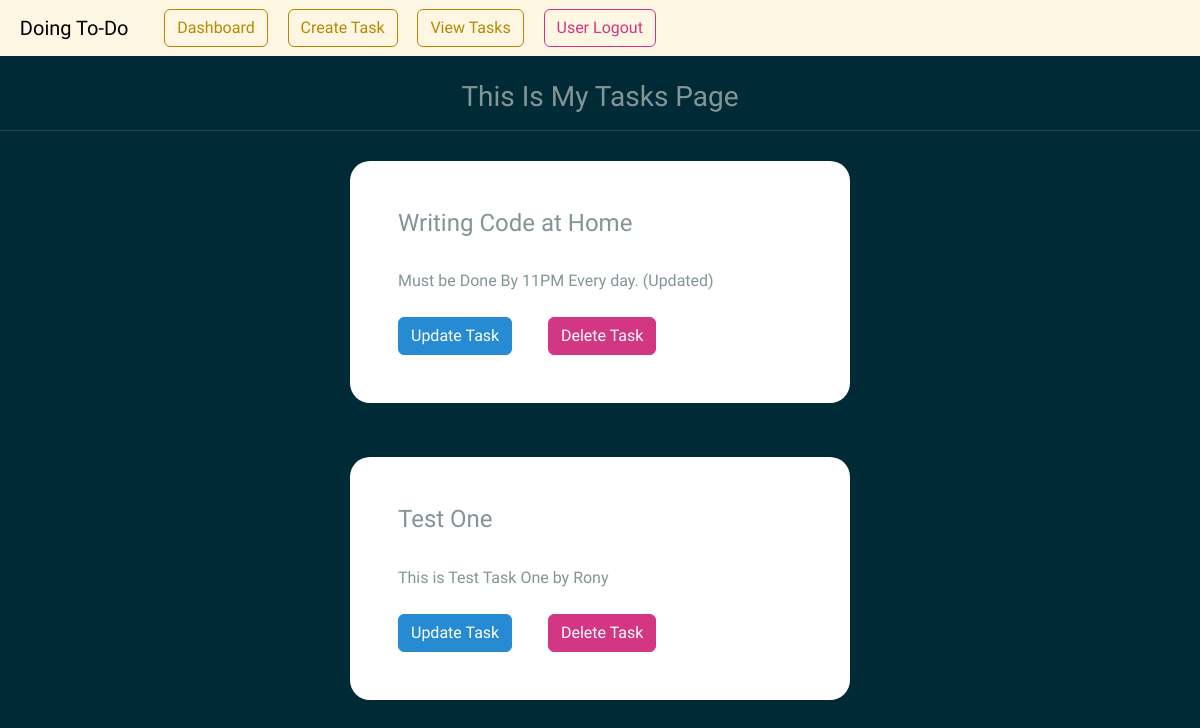
Page /view-tasks/ (signed in) on the earlier database version.
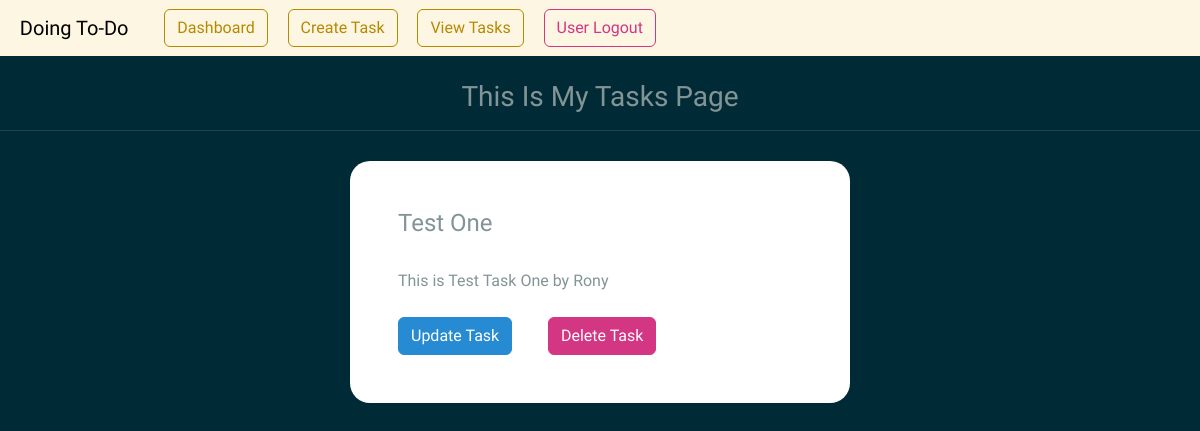
Same page on the later database version.
### todo/models.py (models this page shows)
class Task(models.Model):
    title = models.CharField(max_length=100, null=True)
    content = models.CharField(max_length=1000, null=True, blank=True)
    date_posted  = models.DateTimeField(auto_now_add=True, null=True)
    user = models.ForeignKey(User, max_length=10, on_delete=models.CASCADE, null=True)

### todo/views.py (the view)
# urls.py: path('view-tasks/', views.viewTask, name='view-tasks'),
@login_required(login_url='my-login')
def viewTask(request):
    current_user = request.user.id
    task = Task.objects.all().filter(user=current_user)
    context = {'task':task}
    return render(request, 'profile/view-tasks.html', context=context)

### templates/profile/view-tasks.html (shortened to what this page needs)
{% load static %}
<!DOCTYPE html>
<html lang="en">
<head>
    <link rel="stylesheet" type="text/css" href="https://bootswatch.com/5/solar/bootstrap.min.css">
    <link rel="stylesheet" type="text/css" href="{% static 'css/style.css' %}">
</head>
{% include 'profile/base.html' %}
    <br>
    <h3 class="text-center">This Is My Tasks Page</h3>
    <hr>
    {% for tsk in task %}
    <div class="container bg-white shadow-md p-5 form-layout" style="margin-top: 30px;">
        <h4> {{tsk.title}} </h4>
        <br>
        {{tsk.content}}
        <br><br>
        <a class="btn btn-info navbar-btn" type="button" href="{% url 'update-task' tsk.id %}">Update Task</a>
        <a class="btn btn-danger navbar-btn" type="button" href="{% url 'delete-task' tsk.id %}">Delete Task</a>
    </div>
    <br>
    {% endfor%}
</html>

### templates/profile/base.html (shortened to what this page needs)
{% load static %}
    <nav class="navbar navbar-expand-lg navbar-light bg-light justify-content-center">
        <a class="navbar-brand main-heading" > &nbsp;  &nbsp; Doing To-Do</a>
        <div class="collapse navbar-collapse text-center" id="navbarNavDropdown">
            <ul class="navbar-nav ml-auto">
                <li class="nav-item">
                    <a class="btn btn-outline-primary navbar-btn" type="button" href="{% url 'dashboard' %}">Dashboard</a>
                </li>
                <li class="nav-item">
                    <a class="btn btn-outline-primary navbar-btn" type="button" href="{% url 'create-task' %}">Create Task</a>
                </li>
                <li class="nav-item">
                    <a class="btn btn-outline-primary navbar-btn" type="button" href="{% url 'view-tasks' %}">View Tasks</a>
                </li>
                <li class="nav-item">
                    <a class="btn btn-outline-danger navbar-btn" type="button" href="{% url 'user-logout' %}">User Logout</a>
                </li>
            </ul>
        </div>
    </nav>

### static/css/style.css (style rules this page uses)
.form-layout { border-radius: 20px; width: 500px; }

Differences in the rows shown:
removed Task: title "Writing Code at Home", content "Must be Done By 11PM Every day. (Updated)"
